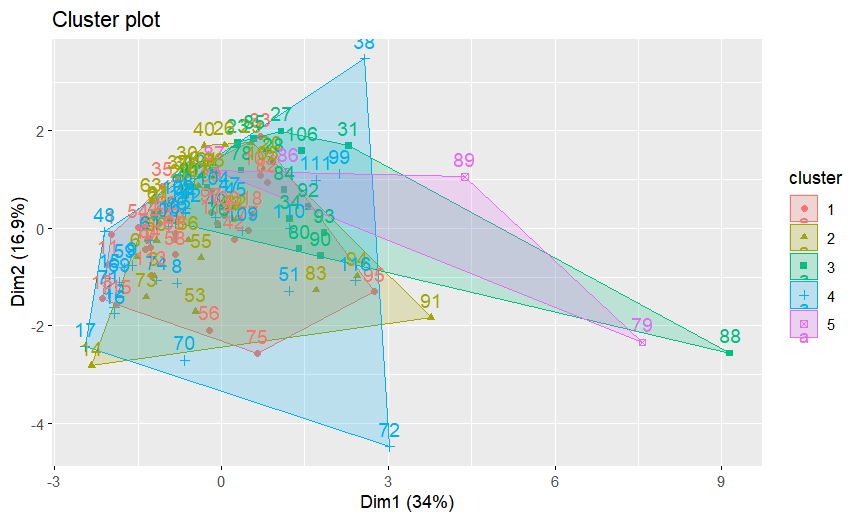

Generate this figure with R:
# Load the required libraries
library(cluster)
library(factoextra)  # For visualization purposes

# Read the dataset
data <- read.csv("C:/Users/thanm/OneDrive/Desktop/data.csv.csv")

# Assuming your dataset has columns for features and a column for labels
# You may need to adjust the column names accordingly
features <- data[, -ncol(data)]  # Exclude the label column
labels <- data[, ncol(data)]  # Assuming the label column is the last one

# Convert features to matrix
features_matrix <- as.matrix(features)

# Perform k-medoids clustering
k <- 5  # Number of clusters, you can adjust this
kmedoids_result <- pam(features_matrix, k = k)

# Print the clustering result
print(kmedoids_result)

# Plot the clustering result
fviz_cluster(kmedoids_result, data = features_matrix)
